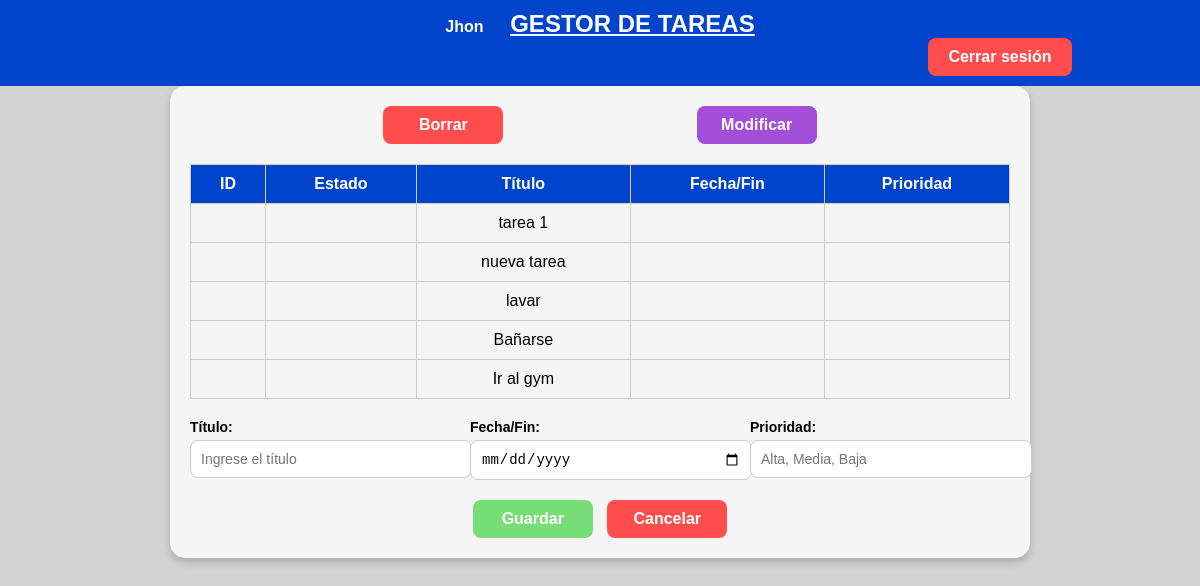
The app's page / (signed in) with its own data.
### tasks/models.py (models this page shows, shortened)
class pending_tasks(models.Model):
    user = models.ForeignKey(
        User, on_delete=models.CASCADE, null=True, blank=True)
    title = models.CharField(max_length=200)
    description = models.TextField(null=True, blank=True)
    done_task = models.BooleanField(default=False)
    class Meta:
        order_with_respect_to = 'user'

### tasks/views.py (the view)
# urls.py: path('', views.index, name="index"),
def index(request):
    tasks = pending_tasks.objects.all()
    context = {'tasks': tasks}
    return render (request, "tasks/index.html", context)

### tasks/templates/tasks/index.html (shortened to what this page needs)
<!DOCTYPE html>
<html lang="es">
<head>
</head>
<body>
    <div class="header">
        {% if request.user.is_authenticated %}
        <a style="font-size: 16px; margin-right: 20px;"> {{request.user|title}}</a>
        {% endif %}
        <a href="{% url 'index' %}" style="color: white;" > GESTOR DE TAREAS</a>
                    {% if request.user.is_authenticated %}
                        <form action="{% url 'logout' %}" method="post" style="display: inline;">
                            <button type="submit" class="logout-button">Cerrar sesión</button>
                        </form>
                    {% else %}
                    <a href="{% url 'login' %}"  class="login-button">Iniciar sesión</a>
                    {% endif %}
    </div>{% if request.user.is_authenticated %}
    <div class="container">
        <div class="button-group">
            <button class="action-button delete-button" onclick="borrarTarea()">Borrar</button>
            <button class="action-button modify-button" onclick="modificarTarea()">Modificar</button>
        </div>
        <table>
            <thead>
                <tr>
                    <th>ID</th>
                    <th>Estado</th>
                    <th>Título</th>
                    <th>Fecha/Fin</th>
                    <th>Prioridad</th>
                </tr>
                {% if request.user.is_authenticated %}
                {% for task in tasks %}
                <tr>
                    <td></td>
                    <td></td>
                    <td>{{task.title}}</td>
                    <td></td>
                    <td></td>
                </tr>
                {% endfor %}
                {% endif %}
            </thead>
        </table>
        <form id="formulario-tarea" onsubmit="guardarTarea(event)">
            <div class="form-group">
                <div style="flex: 1;">
                    <label for="titulo">Título:</label>
                    <input type="text" id="titulo" placeholder="Ingrese el título" required>
                </div>
                <div style="flex: 1;">
                    <label for="fechaFin">Fecha/Fin:</label>
                    <input type="date" id="fechaFin" required>
                </div>
                <div style="flex: 1;">
                    <label for="prioridad">Prioridad:</label>
                    <input type="text" id="prioridad" placeholder="Alta, Media, Baja" required>
                </div>
            </div>
            <div class="form-buttons">
                <button type="submit" class="submit-button">Guardar</button>
                <button type="reset" class="cancel-button">Cancelar</button>
            </div>
            {% else %}
            <h1 class="message-container" >NECESITA DE UNA CUENTA PARA HACER USO DEL GESTOR DE TAREAS</h1>
            {% endif %}
        </form>
    </div>

### tasks/templates/tasks/index.html (style rules this page uses)
body { margin: 0; padding: 0; font-family: Arial, sans-serif; background-color: #d3d3d3; }
.header { background-color: #0044cc; color: white; text-align: center; padding: 10px; font-size: 24px; font-weight: bold; }
.container { padding: 20px; max-width: 820px; margin: 0 auto; background-color: #f5f5f5; border-radius: 15px; box-shadow: 0px 4px 8px rgba(0, 0, 0, 0.2); }
.button-group { display: flex; justify-content: space-evenly; margin-bottom: 20px; }
.action-button { color: white; border: none; border-radius: 8px; padding: 10px 20px; font-size: 16px; cursor: pointer; font-weight: bold; width: 120px; text-align: center; }
.delete-button { background-color: #ff4d4d; }
.modify-button { background-color: #a34ed6; }
table { width: 100%; border-collapse: collapse; margin-bottom: 20px; }
th, td { border: 1px solid #ccc; padding: 10px; text-align: center; }
th { background-color: #0044cc; color: white; font-size: 16px; }
.form-group { display: flex; flex-wrap: wrap; gap: 20px; }
.form-group label { font-size: 14px; font-weight: bold; display: block; margin-bottom: 5px; }
.form-group input { width: 100%; padding: 10px; border: 1px solid #ccc; border-radius: 8px; font-size: 14px; outline: none; }
.form-buttons { text-align: center; margin-top: 20px; }
.submit-button { background-color: #77dd77; color: white; border: none; border-radius: 8px; padding: 10px 20px; font-size: 16px; cursor: pointer; width: 120px; font-weight: bold; margin-right: 10px; }
.logout-button { background-color: #ff4d4d; color: white; border: none; border-radius: 8px; padding: 10px 20px; font-size: 16px; cursor: pointer; width: auto; font-weight: bold; margin-left: 800px; }
.cancel-button { background-color: #ff4d4d; color: white; border: none; border-radius: 8px; padding: 10px 20px; font-size: 16px; cursor: pointer; width: 120px; font-weight: bold; }

### records on screen
pending_tasks: title "tarea 1"
pending_tasks: title "nueva tarea"
pending_tasks: title "lavar"
pending_tasks: title "Bañarse"
pending_tasks: title "Ir al gym"

### other values on screen
{{ request.user|title }} "Jhon"
